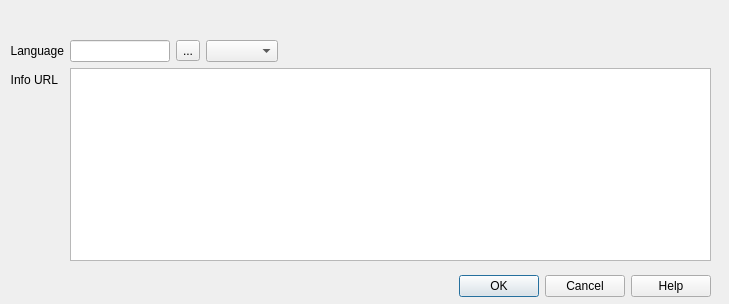
<?xml version="1.0" encoding="UTF-8"?>
<ui version="4.0">
 <class>CDlgMdfInfoUrl</class>
 <widget class="QDialog" name="CDlgMdfInfoUrl">
  <property name="geometry">
   <rect>
    <x>0</x>
    <y>0</y>
    <width>729</width>
    <height>304</height>
   </rect>
  </property>
  <property name="windowTitle">
   <string>MDF info URL</string>
  </property>
  <widget class="QDialogButtonBox" name="buttonBox">
   <property name="geometry">
    <rect>
     <x>0</x>
     <y>270</y>
     <width>711</width>
     <height>32</height>
    </rect>
   </property>
   <property name="orientation">
    <enum>Qt::Horizontal</enum>
   </property>
   <property name="standardButtons">
    <set>QDialogButtonBox::Cancel|QDialogButtonBox::Help|QDialogButtonBox::Ok</set>
   </property>
   <property name="centerButtons">
    <bool>false</bool>
   </property>
  </widget>
  <widget class="QWidget" name="formLayoutWidget">
   <property name="geometry">
    <rect>
     <x>10</x>
     <y>40</y>
     <width>701</width>
     <height>221</height>
    </rect>
   </property>
   <layout class="QFormLayout" name="formLayout">
    <item row="3" column="0">
     <widget class="QLabel" name="label_2">
      <property name="text">
       <string>Info URL</string>
      </property>
      <property name="alignment">
       <set>Qt::AlignRight|Qt::AlignTrailing|Qt::AlignVCenter</set>
      </property>
     </widget>
    </item>
    <item row="3" column="1">
     <widget class="QTextEdit" name="editInfoUrl">
      <property name="autoFillBackground">
       <bool>false</bool>
      </property>
      <property name="styleSheet">
       <string notr="true"/>
      </property>
     </widget>
    </item>
    <item row="1" column="1">
     <layout class="QHBoxLayout" name="horizontalLayout">
      <item>
       <widget class="QLineEdit" name="editLanguage">
        <property name="minimumSize">
         <size>
          <width>0</width>
          <height>0</height>
         </size>
        </property>
        <property name="maximumSize">
         <size>
          <width>100</width>
          <height>16777215</height>
         </size>
        </property>
       </widget>
      </item>
      <item>
       <widget class="QToolButton" name="btnSetLanguage">
        <property name="text">
         <string>...</string>
        </property>
        <property name="icon">
         <iconset resource="vscpworks.qrc">
          <normaloff>:/images/svg/left-arrow.svg</normaloff>:/images/svg/left-arrow.svg</iconset>
        </property>
       </widget>
      </item>
      <item>
       <widget class="QComboBox" name="comboBoxLang">
        <property name="maximumSize">
         <size>
          <width>100</width>
          <height>16777215</height>
         </size>
        </property>
       </widget>
      </item>
      <item>
       <spacer name="horizontalSpacer">
        <property name="orientation">
         <enum>Qt::Horizontal</enum>
        </property>
        <property name="sizeHint" stdset="0">
         <size>
          <width>40</width>
          <height>20</height>
         </size>
        </property>
       </spacer>
      </item>
     </layout>
    </item>
    <item row="1" column="0">
     <widget class="QLabel" name="label">
      <property name="text">
       <string>Language</string>
      </property>
      <property name="alignment">
       <set>Qt::AlignRight|Qt::AlignTrailing|Qt::AlignVCenter</set>
      </property>
     </widget>
    </item>
   </layout>
  </widget>
 </widget>
 <resources>
  <include location="vscpworks.qrc"/>
 </resources>
 <connections>
  <connection>
   <sender>buttonBox</sender>
   <signal>accepted()</signal>
   <receiver>CDlgMdfInfoUrl</receiver>
   <slot>accept()</slot>
   <hints>
    <hint type="sourcelabel">
     <x>355</x>
     <y>285</y>
    </hint>
    <hint type="destinationlabel">
     <x>364</x>
     <y>151</y>
    </hint>
   </hints>
  </connection>
  <connection>
   <sender>buttonBox</sender>
   <signal>rejected()</signal>
   <receiver>CDlgMdfInfoUrl</receiver>
   <slot>reject()</slot>
   <hints>
    <hint type="sourcelabel">
     <x>355</x>
     <y>285</y>
    </hint>
    <hint type="destinationlabel">
     <x>364</x>
     <y>151</y>
    </hint>
   </hints>
  </connection>
 </connections>
</ui>
